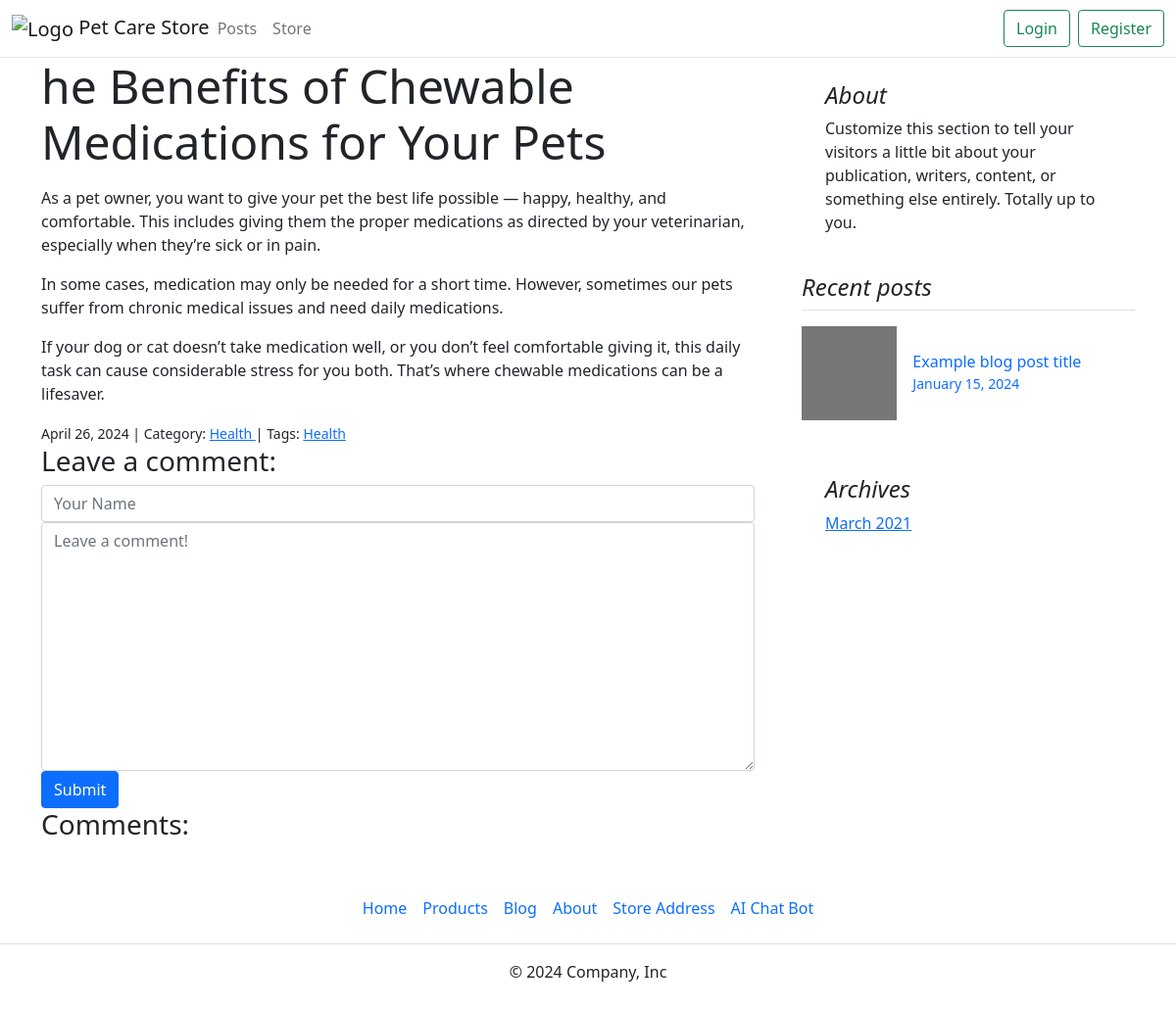
Screenshot of /blog/post/4/ with the database file from the repository.
### blog/models.py (models this page shows, shortened)
class Post(models.Model):
    title = models.CharField(max_length=255)
    body = models.TextField()
    created_on = models.DateTimeField(auto_now_add=True)
    last_modified = models.DateTimeField(auto_now=True)
    author = models.ForeignKey(Author, on_delete=models.CASCADE)
    categories = models.ManyToManyField("Category", related_name="posts")
    tags = models.ManyToManyField("Tag", related_name="posts")

class Category(models.Model):
    name = models.CharField(max_length=30)
    class Meta:
        verbose_name_plural = "categories"

class Tag(models.Model):
    name = models.CharField(max_length=30)
    class Meta:
        verbose_name_plural = "tags"

### blog/views.py (the view, shortened to what this page needs)
# urls.py: path("post/<int:pk>/", views.blog_detail, name="blog_detail"),
def blog_detail(request, pk):
    post = Post.objects.get(pk=pk)
    form = CommentForm()
    comments = Comment.objects.filter(post=post)
    context = {
        "post": post,
        "comments": comments,
        "form": CommentForm(),
    }
    return render(request, "blog/detail.html", context)

### blog/forms.py
class CommentForm(forms.Form):
    author = forms.CharField(
        max_length=60,
        widget=forms.TextInput(
            attrs={"class": "form-control", "placeholder": "Your Name"}
        ),
    )
    body = forms.CharField(
        widget=forms.Textarea(
            attrs={"class": "form-control", "placeholder": "Leave a comment!"}
        )
    )

### templates/blog/detail.html (shortened to what this page needs)
{% extends "bbbase.html" %}
{% block page_content %}
    <main class="container">
        <div class="row g-5">
          <div class="col-md-8">
            <article class="blog-post">
              <h2 class="display-5 link-body-emphasis mb-1" href="{% url 'blog_detail' post.pk %}">
                {{ post.title }}
              </h2>
              <p>{{ post.body | linebreaks }}</p>
              <small>
                {{ post.created_on.date }} | Category:
                {% for category in post.categories.all %}
                    <a href="{% url 'blog_category' category.name %}">
                        {{ category.name }}
                    </a>
                {% endfor %}
                | Tags:
                {% for tag in post.tags.all %}
                    <a href="{% url 'blog_tag' tag.name %}">
                        {{ tag.name }}
                    </a>
                {% endfor %}
            </small>
            <h3>Leave a comment:</h3>
            <form method="post">
                <div>
                    {{ form.author }}
                </div>
                <div>
                    {{ form.body }}
                </div>
                <button type="submit" class="btn btn-primary">Submit</button>
            </form>
            <h3>Comments:</h3>
            </article>
          </div>
          <div class="col-md-4">
            <div class="position-sticky" style="top: 2rem;">
              <div class="p-4 mb-3 bg-body-tertiary rounded">
                <h4 class="fst-italic">About</h4>
                <p class="mb-0">Customize this section to tell your visitors a little bit about your publication, writers, content, or something else entirely. Totally up to you.</p>
              </div>
              <div>
                <h4 class="fst-italic">Recent posts</h4>
                <ul class="list-unstyled">
                  <li>
                    <a class="d-flex flex-column flex-lg-row gap-3 align-items-start align-items-lg-center py-3 link-body-emphasis text-decoration-none border-top" href="#">
                      <svg class="bd-placeholder-img" width="100%" height="96" xmlns="http://www.w3.org/2000/svg" aria-hidden="true" preserveAspectRatio="xMidYMid slice" focusable="false"><rect width="100%" height="100%" fill="#777"></rect></svg>
                      <div class="col-lg-8">
                        <h6 class="mb-0">Example blog post title</h6>
                        <small class="text-body-secondary">January 15, 2024</small>
                      </div>
                    </a>
                  </li>
                </ul>
              </div>
              <div class="p-4">
                <h4 class="fst-italic">Archives</h4>
                <ol class="list-unstyled mb-0">
                  <li><a href="#">March 2021</a></li>
                </ol>
              </div>
            </div>
          </div>
        </div>
      </main>
{% endblock page_content %}

### rows the page displays
Post: title "he Benefits of Chewable Medications for Your Pets", body "As a pet owner, you want to give your pet the best life possible — happy, healthy, and comfortable. This includes giving them the proper medications as directed by your veterinarian, especially when they’re sick or in pain. In some cases, medication may only be needed for a short time. However, sometimes our pets suffer from chronic medical issues and need daily medications. If your dog or cat doesn’t take medication well, or you don’t feel comfortable giving it, this daily task can cause considerable stress for you both. That’s where chewable medications can be a lifesaver.", created_on "April 26, 2024"
Category: name "Health"
Tag: name "Health"
